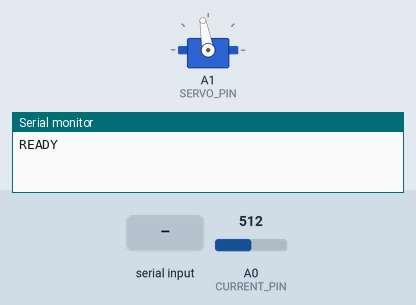
This sketch was run on a simulated Arduino Uno, built with avr-gcc and run on an emulated ATmega328P. Shown: servo, the last lines printed to the serial monitor. Inputs (shaded band) come from the test bench; at power-on: A0 (CURRENT_PIN) = 512.

Above: at 1.8 s.
1.9 s: "GRIP\n" received over Serial
4.0 s: "CLOSE\n" received over Serial
At 4.3 s:
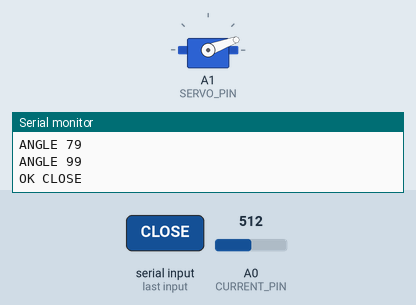
5.5 s: "RELEASE\n" received over Serial
At 5.66 s:
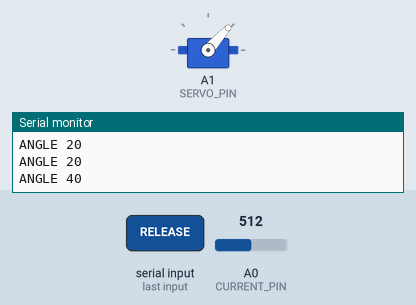
7.0 s: "ANGLE 90\n" received over Serial
At 7.9 s:
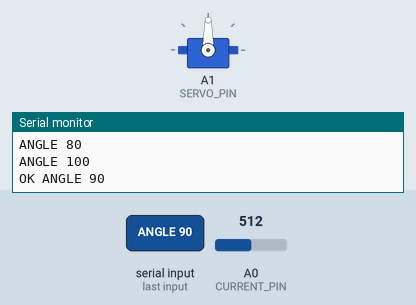
8.5 s: "GRIP\n" received over Serial
10.6 s: "ANGLE ,45\n" received over Serial
At 11.9 s:
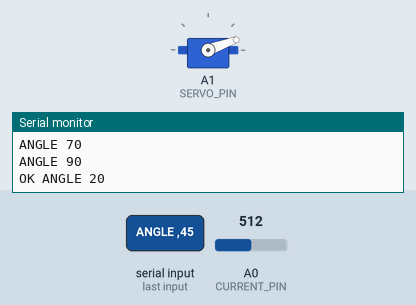
Timing chart, 0 to 13.1 s (numbered marks = the images above; inputs shaded):
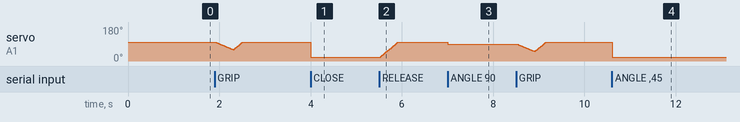

The sketch:

servo_usb.ino
```cpp
/*
  Garra G1 - Servo via USB (Serial)
  Servo - sinal    -> A1
  Sensor de corrente (saída analógica) -> A0   (veja o README no fim do arquivo)

  Comandos (enviar com \n no final):
    GRIP        -> FECHA a garra ENQUANTO for reenviado a cada <400 ms (homem-morto).
                   Se parar de chegar, a garra volta sozinha para a posição de repouso (aberta).
    RELEASE     -> volta para a posição de repouso (aberta), também sai do modo GRIP
    OPEN        -> vai direto para a abertura máxima
    CLOSE       -> vai direto para a posição fechada
    ANGLE <n>   -> move para n graus (limitado a ANGLE_CLOSE..ANGLE_OPEN = 20-100)
    STATUS      -> retorna "STATUS ANGLE <n> GRIP <0|1> CONTACT <0|1>"
    CURRENT     -> retorna leitura do sensor (para calibrar o limiar)

  Respostas extras no modo GRIP:
    ANGLE <n>     telemetria enquanto fecha ou volta ao repouso
    CONTACT <n>   obstáculo detectado em n graus (só com sensor de corrente), o motor para
    LIMIT <n>     chegou ao fechamento máximo (garra fechou vazia)
    RELEASED      o homem-morto estourou e a garra voltou sozinha ao repouso
*/

#include <Servo.h>

// ---------- Pinos e ângulos ----------
const uint8_t SERVO_PIN   = A1;
const uint8_t CURRENT_PIN = A0;
// POLARIDADE: a garra começa e repousa ABERTA (ANGLE_OPEN). Segurar espaço (GRIP) leva o servo
// de ANGLE_OPEN até ANGLE_CLOSE (fecha); soltar volta para ANGLE_OPEN. Se a garra física se
// mover ao contrário, troque os dois valores (ANGLE_OPEN = 20 e ANGLE_CLOSE = 100).
const int ANGLE_OPEN  = 100;    // abertura máxima (repouso ao soltar)
const int ANGLE_CLOSE = 20;     // fechamento (fim do curso ao segurar espaço)

// ---------- Ajustes do GRIP ----------
const unsigned long STEP_MS          = 10;   // fechar: 1 grau a cada 10 ms (~0,8 s para os 80 graus de curso)
const unsigned long RETURN_STEP_MS   = 5;    // voltar ao soltar: 1 grau a cada 5 ms (~0,4 s para os 80 graus de curso)
const unsigned long GRIP_TIMEOUT_MS  = 400;  // sem GRIP por esse tempo -> volta ao repouso

// ---------- Detecção de contato ----------
const bool          USE_CURRENT_SENSOR  = false; // true só com sensor de corrente ligado em A0 (sem sensor, A0 solto "sente" contato falso e a garra para cedo)
const int           CONTACT_THRESHOLD   = 60;   // contagens ADC acima da base (calibre com CURRENT)
const unsigned long CONTACT_CONFIRM_MS  = 80;   // precisa ficar acima do limiar por esse tempo
const unsigned long IGNORE_AFTER_START  = 250;  // ignora o pico de partida do motor
const int           BACKOFF_DEG         = 2;    // recua um pouco ao detectar, aliviando a força

Servo servo;
int currentAngle = ANGLE_OPEN;

bool gripping = false;
bool contact  = false;
bool limitReported = false;
bool returning = false;     // voltando gradualmente ao repouso
unsigned long lastReturn = 0;
unsigned long lastGrip = 0, gripStart = 0, lastStep = 0, lastTelemetry = 0, overSince = 0;
int lastReportedAngle = -1;

float baseline = 0;   // leitura do sensor com o servo parado
float filtered = 0;   // leitura filtrada

char    buf[32];
uint8_t blen = 0;

void moveTo(int angle) {
  // Trava mecânica por software: nunca passa dos limites da garra (20° a 100°)
  angle = constrain(angle, min(ANGLE_CLOSE, ANGLE_OPEN), max(ANGLE_CLOSE, ANGLE_OPEN));
  servo.write(angle);
  currentAngle = angle;
}

float readAvg(uint8_t n) {
  long s = 0;
  for (uint8_t i = 0; i < n; i++) { s += analogRead(CURRENT_PIN); delay(2); }
  return (float)s / n;
}

void release() {
  gripping = false;
  contact = false;
  overSince = 0;
  returning = true;                 // volta ao repouso aos poucos (sem giro brusco)
  lastReturn = millis();
}

void handleCommand(String cmd) {
  cmd.trim();
  cmd.toUpperCase();

  if (cmd == "GRIP") {
    lastGrip = millis();
    if (!gripping) {                 // início do aperto
      gripping = true;
      contact = false;
      limitReported = false;
      returning = false;
      overSince = 0;
      gripStart = lastGrip;
      lastStep = lastGrip;
      Serial.println("OK GRIP");
    }
  } else if (cmd == "RELEASE") {
    release();
    Serial.println("OK RELEASE");
    Serial.print("ANGLE "); Serial.println(currentAngle);
  } else if (cmd == "OPEN") {
    gripping = false; contact = false; returning = false;
    moveTo(ANGLE_OPEN);
    Serial.println("OK OPEN");
  } else if (cmd == "CLOSE") {
    gripping = false; contact = false; returning = false;
    moveTo(ANGLE_CLOSE);
    Serial.println("OK CLOSE");
  } else if (cmd.startsWith("ANGLE ")) {
    gripping = false; contact = false; returning = false;
    moveTo(cmd.substring(6).toInt());
    Serial.print("OK ANGLE ");
    Serial.println(currentAngle);
  } else if (cmd == "STATUS") {
    Serial.print("STATUS ANGLE ");
    Serial.print(currentAngle);
    Serial.print(" GRIP ");
    Serial.print(gripping ? 1 : 0);
    Serial.print(" CONTACT ");
    Serial.println(contact ? 1 : 0);
  } else if (cmd == "CURRENT") {
    Serial.print("CURRENT raw=");
    Serial.print((int)filtered);
    Serial.print(" base=");
    Serial.print((int)baseline);
    Serial.print(" delta=");
    Serial.println((int)abs(filtered - baseline));
  } else if (cmd.length() > 0) {
    Serial.println("ERR comando invalido");
  }
}

// Leitura de serial sem bloquear (o loop precisa continuar rodando para mover o servo)
void readSerial() {
  while (Serial.available()) {
    char c = Serial.read();
    if (c == '\n') {
      buf[blen] = 0;
      handleCommand(String(buf));
      blen = 0;
    } else if (c != '\r' && blen < sizeof(buf) - 1) {
      buf[blen++] = c;
    }
  }
}

void setup() {
  Serial.begin(9600);
  servo.attach(SERVO_PIN);
  moveTo(ANGLE_OPEN);                 // começa no repouso (aberta): sem giro brusco no 1º aperto
  delay(600);                         // espera o servo assentar para medir a base
  baseline = readAvg(32);
  filtered = baseline;
  Serial.println("READY");
}

void loop() {
  readSerial();
  unsigned long now = millis();

  // Filtro da corrente (média móvel exponencial)
  if (USE_CURRENT_SENSOR) filtered += ((float)analogRead(CURRENT_PIN) - filtered) * 0.1f;

  // Homem-morto: parou de chegar GRIP -> volta ao repouso
  if (gripping && now - lastGrip > GRIP_TIMEOUT_MS) {
    release();
    Serial.println("RELEASED");
    Serial.print("ANGLE "); Serial.println(currentAngle);
    return;
  }

  if (gripping && !contact) {
    // Detecção de contato: corrente acima do limiar de forma sustentada
    if (USE_CURRENT_SENSOR && now - gripStart > IGNORE_AFTER_START) {
      if (abs(filtered - baseline) > CONTACT_THRESHOLD) {
        if (overSince == 0) overSince = now;
        if (now - overSince >= CONTACT_CONFIRM_MS) {
          contact = true;
          moveTo(currentAngle + BACKOFF_DEG);   // alivia a força contra o obstáculo (recua para o lado aberto)
          Serial.print("CONTACT ");
          Serial.println(currentAngle);
          return;
        }
      } else {
        overSince = 0;
      }
    }

    // Fecha aos poucos: o servo só recebe um alvo ~1 grau à frente.
    if (now - lastStep >= STEP_MS) {
      lastStep = now;
      if (currentAngle > ANGLE_CLOSE) {
        moveTo(currentAngle - 1);
      } else if (!limitReported) {
        limitReported = true;
        Serial.print("LIMIT ");
        Serial.println(currentAngle);
      }
    }

  }

  // Volta ao repouso (soltou o espaço ou o homem-morto estourou)
  if (returning && now - lastReturn >= RETURN_STEP_MS) {
    lastReturn = now;
    if (currentAngle < ANGLE_OPEN) moveTo(currentAngle + 1);
    else if (currentAngle > ANGLE_OPEN) moveTo(currentAngle - 1);
    else returning = false;
  }

  if ((gripping && !contact) || returning) {
    if (now - lastTelemetry >= 100 && currentAngle != lastReportedAngle) {
      lastTelemetry = now;
      lastReportedAngle = currentAngle;
      Serial.print("ANGLE ");
      Serial.println(currentAngle);
    }
  }
}

/*
  HARDWARE DA DETECÇÃO DE CONTATO
  Servo comum não informa posição nem força. A forma de "sentir" o objeto é medir a
  corrente: quando a mandíbula encosta e o motor trava, a corrente sobe.

  Opção A (recomendada): módulo INA219 / ACS712 (saída analógica) no fio de
  alimentação (+5 V) do servo, com a saída ligada em A0. Use fonte externa para o
  servo (GND comum com o Arduino).

  Opção B: resistor shunt de ~0,5-1 ohm no GND do servo, com o ponto entre servo e
  resistor ligado em A0 (ganho baixo, o limiar precisa ser bem ajustado).

  Calibração: abra o monitor/enviar CURRENT com a garra parada e depois durante o
  aperto contra um objeto. Ajuste CONTACT_THRESHOLD entre o "delta" em movimento livre
  e o "delta" travado. Se não tiver sensor, ponha USE_CURRENT_SENSOR = false: o GRIP
  continua funcionando, apenas sem parada automática.
*/
```

Measured:
- after the input at 4.0 s, servo on A1 (SERVO_PIN): 100° → 20° at once
- after the input at 5.5 s, servo on A1 (SERVO_PIN): moves from 20° to 100° over 0.40 s, starting at once
- after the input at 7.0 s, servo on A1 (SERVO_PIN): 100° → 90° at once
- after the input at 10.6 s, servo on A1 (SERVO_PIN): 100° → 20° at once
